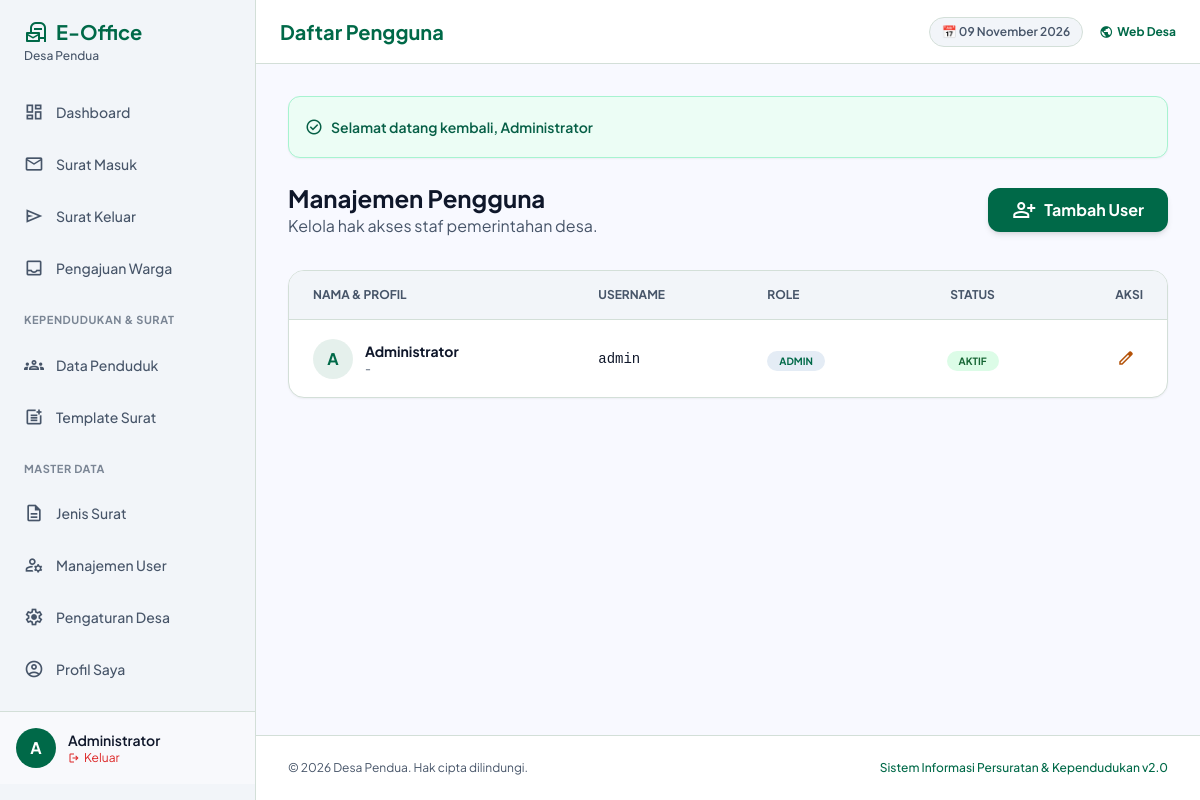
Page /admin/users/index.php (signed in) on the committed database.
### tables this page shows
CREATE TABLE profil_desa (
    id INT PRIMARY KEY DEFAULT 1,
    nama VARCHAR(100) NOT NULL,
    alamat TEXT,
    telepon VARCHAR(20),
    email VARCHAR(100),
    logo VARCHAR(255),
    nama_kades VARCHAR(100),
    nip_kades VARCHAR(50)
);

CREATE TABLE pengguna (
    id INT AUTO_INCREMENT PRIMARY KEY,
    username VARCHAR(50) NOT NULL UNIQUE,
    password VARCHAR(255) NOT NULL,
    nama_lengkap VARCHAR(100) NOT NULL,
    email VARCHAR(100),
    peran_id INT,
    status ENUM('aktif', 'tidak_aktif') DEFAULT 'aktif',
    dibuat_pada TIMESTAMP DEFAULT CURRENT_TIMESTAMP,
    FOREIGN KEY (peran_id) REFERENCES peran(id)
);

CREATE TABLE peran (
    id INT AUTO_INCREMENT PRIMARY KEY,
    nama VARCHAR(50) NOT NULL
);

### includes/functions.php (called while the page is built, shortened)
<?php
require_once __DIR__ . '/../config/database.php';
function base_url($path = '') {
    $protocol = isset($_SERVER['HTTPS']) && $_SERVER['HTTPS'] === 'on' ? "https" : "http";
    $host = $_SERVER['HTTP_HOST'];
    $base = $protocol . "://" . $host . "/";
    return $base . ltrim($path, '/');
}
function get_flash() {
    if (isset($_SESSION['flash'])) {
        $flash = $_SESSION['flash'];
        return $flash;
    }
    return null;
}
function is_logged_in() {
    return isset($_SESSION['user_id']);
}
function get_village_profile() {
    global $pdo;
    $stmt = $pdo->query("SELECT * FROM profil_desa LIMIT 1");
    return $stmt->fetch();
}
function format_date($date) {
    $months = [
        1 => 'Januari', 'Februari', 'Maret', 'April', 'Mei', 'Juni',
        'Juli', 'Agustus', 'September', 'Oktober', 'November', 'Desember'
    ];
    $timestamp = strtotime($date);
    $d = date('d', $timestamp);
    $m = $months[(int)date('m', $timestamp)];
    $y = date('Y', $timestamp);
    return "$d $m $y";
}
?>

### admin/users/index.php (the view, shortened to what this page needs)
<?php
$page_title = "Daftar Pengguna";
require_once __DIR__ . '/../../includes/header.php';
require_once __DIR__ . '/../../includes/sidebar.php';
$stmt = $pdo->query("SELECT u.*, r.nama as role_name FROM pengguna u JOIN peran r ON u.peran_id = r.id ORDER BY u.dibuat_pada DESC");
$users = $stmt->fetchAll();
?>
<div class="flex flex-col md:flex-row md:items-center justify-between gap-4 mb-8">
    <div>
        <h2 class="text-2xl font-bold text-on-surface">Manajemen Pengguna</h2>
        <p class="text-on-surface-variant">Kelola hak akses staf pemerintahan desa.</p>
    </div>
    <a href="<?= base_url('admin/users/tambah.php') ?>" class="bg-primary text-white px-6 py-2.5 rounded-xl flex items-center gap-2 font-bold hover:bg-primary-container transition-all shadow-md">
        <span class="material-symbols-outlined">person_add</span>
        Tambah User
    </a>
</div>
<div class="bg-white rounded-2xl border border-outline-variant shadow-sm overflow-hidden">
    <div class="overflow-x-auto">
        <table class="w-full text-left border-collapse">
            <thead>
                <tr class="bg-surface-container-low border-b border-outline-variant">
                    <th class="px-6 py-4 text-xs font-bold uppercase text-on-surface-variant">Nama & Profil</th>
                    <th class="px-6 py-4 text-xs font-bold uppercase text-on-surface-variant">Username</th>
                    <th class="px-6 py-4 text-xs font-bold uppercase text-on-surface-variant">Role</th>
                    <th class="px-6 py-4 text-xs font-bold uppercase text-on-surface-variant text-center">Status</th>
                    <th class="px-6 py-4 text-xs font-bold uppercase text-on-surface-variant text-right">Aksi</th>
                </tr>
            </thead>
            <tbody class="divide-y divide-outline-variant">
                <?php foreach ($users as $user): ?>
                <tr class="hover:bg-surface-container-low transition-colors group">
                    <td class="px-6 py-4">
                        <div class="flex items-center gap-3">
                            <div class="w-10 h-10 rounded-full bg-primary/10 flex items-center justify-center text-primary font-bold">
                                <?= strtoupper(substr($user['nama_lengkap'], 0, 1)) ?>
                            </div>
                            <div>
                                <p class="font-bold text-sm"><?= $user['nama_lengkap'] ?></p>
                                <p class="text-xs text-on-surface-variant"><?= $user['email'] ?: '-' ?></p>
                            </div>
                        </div>
                    </td>
                    <td class="px-6 py-4 text-sm font-mono"><?= $user['username'] ?></td>
                    <td class="px-6 py-4">
                        <span class="px-3 py-1 rounded-full text-[10px] font-bold uppercase bg-surface-container-high text-primary">
                            <?= $user['role_name'] ?>
                        </span>
                    </td>
                    <td class="px-6 py-4 text-center">
                        <span class="px-3 py-1 rounded-full text-[10px] font-bold uppercase <?= $user['status'] === 'aktif' ? 'bg-green-100 text-green-800' : 'bg-red-100 text-red-800' ?>">
                            <?= $user['status'] === 'aktif' ? 'Aktif' : 'Nonaktif' ?>
                        </span>
                    </td>
                    <td class="px-6 py-4">
                        <div class="flex items-center justify-end gap-2">
                            <a href="<?= base_url('admin/users/edit.php?id=' . $user['id']) ?>" class="p-2 text-secondary hover:bg-secondary/10 rounded-lg" title="Edit">
                                <span class="material-symbols-outlined text-lg">edit</span>
                            </a>
                        </div>
                    </td>
                </tr>
                <?php endforeach; ?>
            </tbody>
        </table>
    </div>
</div>
<?php require_once __DIR__ . '/../../includes/footer.php'; ?>

### includes/sidebar.php (shortened to what this page needs)
<?php if (is_logged_in()): ?>
<aside id="admin-sidebar" class="h-screen w-64 fixed left-0 top-0 bg-surface-container-low border-r border-outline-variant shadow-lg md:shadow-none flex flex-col py-4 z-40 transform -translate-x-full md:translate-x-0 transition-transform duration-300 ease-in-out">
    <div class="px-6 mb-6 flex items-center justify-between">
        <div>
            <h1 class="text-xl text-primary font-bold flex items-center gap-2">
                <span class="material-symbols-outlined text-2xl">local_post_office</span> E-Office
            </h1>
            <p class="text-xs text-on-surface-variant font-medium"><?= htmlspecialchars(get_village_profile()['nama']) ?></p>
        </div>
    </div>
    <nav class="flex-1 space-y-1 overflow-y-auto px-3">
        <a class="flex items-center gap-3 px-3 py-2.5 rounded-xl font-medium text-sm text-on-surface-variant hover:bg-surface-container-high hover:text-primary transition-all" href="<?= base_url('admin/index.php') ?>">
            <span class="material-symbols-outlined text-xl">dashboard</span>
            Dashboard
        </a>
        <a class="flex items-center gap-3 px-3 py-2.5 rounded-xl font-medium text-sm text-on-surface-variant hover:bg-surface-container-high hover:text-primary transition-all" href="<?= base_url('admin/surat-masuk/index.php') ?>">
            <span class="material-symbols-outlined text-xl">mail</span>
            Surat Masuk
        </a>
        <a class="flex items-center gap-3 px-3 py-2.5 rounded-xl font-medium text-sm text-on-surface-variant hover:bg-surface-container-high hover:text-primary transition-all" href="<?= base_url('admin/surat-keluar/index.php') ?>">
            <span class="material-symbols-outlined text-xl">send</span>
            Surat Keluar
        </a>
        <a class="flex items-center gap-3 px-3 py-2.5 rounded-xl font-medium text-sm text-on-surface-variant hover:bg-surface-container-high hover:text-primary transition-all" href="<?= base_url('admin/pengajuan/index.php') ?>">
            <span class="material-symbols-outlined text-xl">inbox</span>
            Pengajuan Warga
        </a>
        <div class="pt-4 pb-2 px-3 text-[11px] font-bold text-on-surface-variant/70 uppercase tracking-wider">Kependudukan & Surat</div>
        <a class="flex items-center gap-3 px-3 py-2.5 rounded-xl font-medium text-sm text-on-surface-variant hover:bg-surface-container-high hover:text-primary transition-all" href="<?= base_url('admin/penduduk/index.php') ?>">
            <span class="material-symbols-outlined text-xl">groups</span>
            Data Penduduk
        </a>
        <a class="flex items-center gap-3 px-3 py-2.5 rounded-xl font-medium text-sm text-on-surface-variant hover:bg-surface-container-high hover:text-primary transition-all" href="<?= base_url('admin/surat/buat.php') ?>">
            <span class="material-symbols-outlined text-xl">post_add</span>
            Template Surat
        </a>
        <div class="pt-4 pb-2 px-3 text-[11px] font-bold text-on-surface-variant/70 uppercase tracking-wider">Master Data</div>
        <a class="flex items-center gap-3 px-3 py-2.5 rounded-xl font-medium text-sm text-on-surface-variant hover:bg-surface-container-high hover:text-primary transition-all" href="<?= base_url('admin/master/jenis-surat.php') ?>">
            <span class="material-symbols-outlined text-xl">description</span>
            Jenis Surat
        </a>
        <a class="flex items-center gap-3 px-3 py-2.5 rounded-xl font-medium text-sm text-on-surface-variant hover:bg-surface-container-high hover:text-primary transition-all" href="<?= base_url('admin/users/index.php') ?>">
            <span class="material-symbols-outlined text-xl">manage_accounts</span>
            Manajemen User
        </a>
        <a class="flex items-center gap-3 px-3 py-2.5 rounded-xl font-medium text-sm text-on-surface-variant hover:bg-surface-container-high hover:text-primary transition-all" href="<?= base_url('admin/settings/desa.php') ?>">
            <span class="material-symbols-outlined text-xl">settings</span>
            Pengaturan Desa
        </a>
        <a class="flex items-center gap-3 px-3 py-2.5 rounded-xl font-medium text-sm text-on-surface-variant hover:bg-surface-container-high hover:text-primary transition-all" href="<?= base_url('admin/profil.php') ?>">
            <span class="material-symbols-outlined text-xl">account_circle</span>
            Profil Saya
        </a>
    </nav>
    <div class="px-4 py-4 border-t border-outline-variant bg-white/40">
        <div class="flex items-center gap-3">
            <div class="w-10 h-10 rounded-full bg-primary flex items-center justify-center text-white font-bold shrink-0">
                <?= strtoupper(substr($_SESSION['full_name'] ?? 'A', 0, 1)) ?>
            </div>
            <div class="overflow-hidden flex-1">
                <p class="text-sm font-semibold truncate text-on-surface"><?= htmlspecialchars($_SESSION['full_name'] ?? 'User') ?></p>
                <a href="<?= base_url('logout.php') ?>" class="text-xs text-error hover:underline flex items-center gap-1">
                    <span class="material-symbols-outlined text-xs">logout</span> Keluar
                </a>
            </div>
        </div>
    </div>
</aside>
<main class="ml-0 md:ml-64 min-h-screen flex flex-col transition-all">
    <header class="w-full sticky top-0 z-20 bg-white/95 backdrop-blur-md border-b border-outline-variant flex justify-between items-center h-16 px-4 sm:px-6">
        <div class="flex items-center gap-3">
            <h2 class="text-lg sm:text-xl font-bold text-primary truncate"><?= $page_title ?? 'Dashboard' ?></h2>
        </div>
        <div class="flex items-center gap-4">
            <span class="hidden sm:inline-block text-xs font-semibold px-3 py-1.5 rounded-full bg-surface-container-low text-on-surface-variant border border-outline-variant">
                📅 <?= format_date(date('Y-m-d')) ?>
            </span>
            <a href="<?= base_url() ?>" target="_blank" class="text-xs font-bold text-primary hover:underline flex items-center gap-1" title="Lihat Website">
                <span class="material-symbols-outlined text-sm">public</span> Web Desa
            </a>
        </div>
    </header>
    <div class="p-4 sm:p-6 lg:p-8 flex-1">
        <?php $flash = get_flash(); if ($flash): ?>
            <div class="mb-6 p-4 rounded-xl shadow-sm border <?= $flash['type'] === 'success' ? 'bg-emerald-50 text-emerald-800 border-emerald-200' : 'bg-red-50 text-red-800 border-red-200' ?> flex items-center justify-between">
                <div class="flex items-center gap-2">
                    <span class="material-symbols-outlined text-lg"><?= $flash['type'] === 'success' ? 'check_circle' : 'error' ?></span>
                    <span class="text-sm font-semibold"><?= $flash['message'] ?></span>
                </div>
            </div>
        <?php endif; ?>
<?php endif; ?>

### includes/footer.php (shortened to what this page needs)
<?php if (is_logged_in()): ?>
    </div>
    <footer class="mt-auto border-t border-outline-variant bg-white py-4 sm:py-6 px-4 sm:px-8">
        <div class="flex flex-col sm:flex-row justify-between items-center gap-2 text-xs text-on-surface-variant">
            <p>&copy; <?= date('Y') ?> <?= htmlspecialchars(get_village_profile()['nama']) ?>. Hak cipta dilindungi.</p>
            <p class="font-medium text-primary">Sistem Informasi Persuratan & Kependudukan v2.0</p>
        </div>
    </footer>
</main>
<?php endif; ?>
</body>
</html>

### includes/header.php (style rules this page uses)
body { font-family: 'Plus Jakarta Sans', 'Inter', sans-serif; -webkit-tap-highlight-color: transparent; }
.material-symbols-outlined { font-variation-settings: 'FILL' 0, 'wght' 400, 'GRAD' 0, 'opsz' 24; }

### rows in the picture
profil_desa: nama "Desa Pendua"
pengguna: nama_lengkap "A", nama_lengkap "Administrator", email "-", username "admin", peran.nama "ADMIN", status "AKTIF"

### other values in the picture
substr($_SESSION['full_name'] ?? 'A', 0, 1) "A"
$_SESSION['full_name'] "Administrator"
$page_title "Daftar Pengguna"
$flash['message'] "Selamat datang kembali, Administrator"
